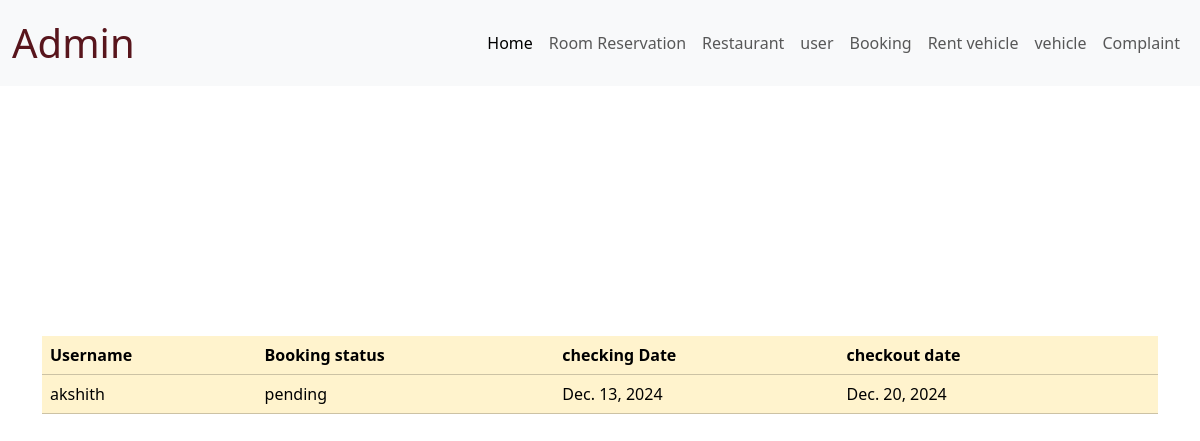
Page /booking on the earlier database version.
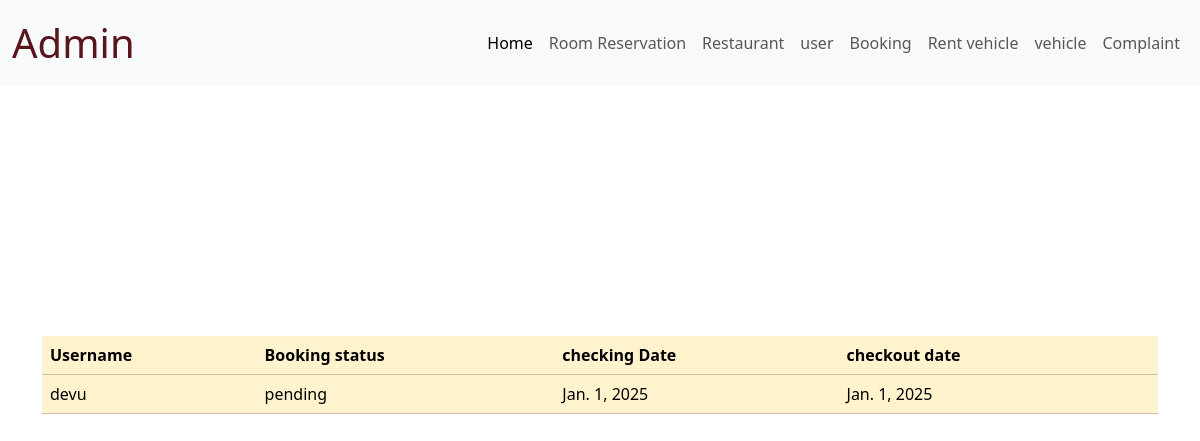
Same page on the later database version.
### world_wallet_expence_app/models.py (models this page shows)
class BookingTable(models.Model):
     USERID=models.ForeignKey(UserTable, on_delete=models.CASCADE)
     ROOMID=models.ForeignKey(RoomTable, on_delete=models.CASCADE)
     bookingstatus=models.CharField(max_length=20, null=True,blank=True)
     checkindate=models.DateField(null=True,blank=True)
     checkoutdate=models.DateField(null=True,blank=True)
     paymentmethod=models.CharField(max_length=20, null=True,blank=True)

class UserTable(models.Model):
    LOGINID=models.ForeignKey(LoginTable, on_delete=models.CASCADE)
    Name=models.CharField(max_length=20, null=True,blank=True)
    phone=models.CharField(max_length=20, null=True,blank=True)
    place=models.CharField(max_length=25, null=True,blank=True)
    status=models.CharField(max_length=25, null=True,blank=True)

### world_wallet_expence_app/views.py (the view)
# urls.py: path('booking',Booking.as_view(),name='booking'),
class Booking(View):
    def get(self,request):
        r=BookingTable.objects.all()
        return render(request,"ADMIN/booking.html",{'r':r})

### templates/ADMIN/booking.html (shortened to what this page needs)
{% load static %}
<html lang="en">
<head>
    <link href="https://cdn.jsdelivr.net/npm/bootstrap@5.3.3/dist/css/bootstrap.min.css" rel="stylesheet">
 <link rel="stylesheet" href="{% static 'ADMINCSS/booking.css' %}">
</head>
<body>
  <nav class="navbar navbar-expand-lg bg-body-tertiary">
    <div class="container-fluid">
      <a class="navbar-brand fs-1 text-danger-emphasis" href="#">Admin</a>
      <div class="collapse navbar-collapse" id="navbarSupportedContent">
        <ul class="navbar-nav ms-auto mb-2 mb-lg-0">
          <li class="nav-item">
            <a class="nav-link active" aria-current="page" href="/home">Home</a>
          </li>
          <li class="nav-item">
            <a class="nav-link" href="/room">Room Reservation</a>
          </li>
          <li class="nav-item">
            <a class="nav-link" href="/restaurant">Restaurant</a>
          </li>
          <li class="nav-item">
            <a class="nav-link" href="/user">user</a>
          </li>
          <li class="nav-item">
            <a class="nav-link" href="/booking">Booking</a>
          </li>
          <li class="nav-item">
            <a class="nav-link" href="/Rentvehadd">Rent vehicle</a>
          </li>
          <li class="nav-item">
            <a class="nav-link" href="/viewrentveh">vehicle</a>
          </li>
          <li class="nav-item">
            <a class="nav-link" href="/complaint">Complaint</a>
          </li>
        </ul>
      </div>
    </div>
  </nav>
        <div class="container">
            <table class="table table-warning">
                <thead>
                  <tr>
                    <th scope="col">Username</th>
                    <th scope="col">Booking status</th>
                    <th scope="col">checking Date</th>
                    <th scope="col">checkout date</th>
                    <th colspan="5"></th>
                  </tr>
                </thead>
                <tbody>
                  {%for i in r%}
                  <tr>
                    <td>{{i.USERID.Name}}</td>
                    <td>{{i.bookingstatus}}</td>
                    <td>{{i.checkindate}}</td>
                    <td>{{i.checkoutdate}}</td>
                    <td></td>
                  </tr>
                  {%endfor%}
                </tbody>
              </table>
            </div>
        </body>
        </html>

Differences in the rows shown:
removed BookingTable: USERID.Name "akshith", bookingstatus "pending", checkindate "Dec. 13, 2024", checkoutdate "Dec. 20, 2024"
added BookingTable: USERID.Name "devu", bookingstatus "pending", checkindate "Jan. 1, 2025", checkoutdate "Jan. 1, 2025"
